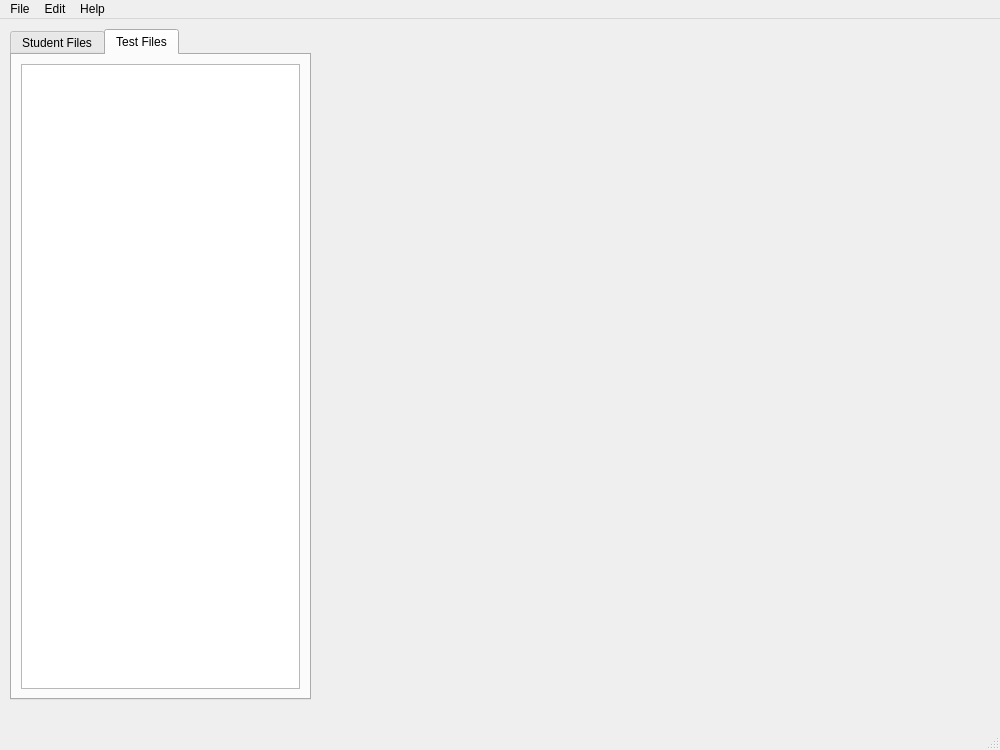
<?xml version="1.0" encoding="UTF-8"?>
<ui version="4.0">
 <class>MainWindow</class>
 <widget class="QMainWindow" name="MainWindow">
  <property name="geometry">
   <rect>
    <x>0</x>
    <y>0</y>
    <width>1000</width>
    <height>750</height>
   </rect>
  </property>
  <property name="sizePolicy">
   <sizepolicy hsizetype="Minimum" vsizetype="Minimum">
    <horstretch>0</horstretch>
    <verstretch>0</verstretch>
   </sizepolicy>
  </property>
  <property name="minimumSize">
   <size>
    <width>1000</width>
    <height>750</height>
   </size>
  </property>
  <property name="maximumSize">
   <size>
    <width>1400</width>
    <height>960</height>
   </size>
  </property>
  <property name="windowTitle">
   <string>AP AT Assistant</string>
  </property>
  <property name="windowIcon">
   <iconset>
    <normaloff>Icon_1.jpg</normaloff>Icon_1.jpg</iconset>
  </property>
  <widget class="QWidget" name="centralwidget">
   <widget class="QTabWidget" name="treeView_tabWidget">
    <property name="geometry">
     <rect>
      <x>10</x>
      <y>10</y>
      <width>301</width>
      <height>671</height>
     </rect>
    </property>
    <property name="currentIndex">
     <number>1</number>
    </property>
    <widget class="QWidget" name="student_tree_tab">
     <attribute name="title">
      <string>Student Files</string>
     </attribute>
     <layout class="QHBoxLayout" name="horizontalLayout">
      <item>
       <widget class="QTreeView" name="studentsFiles_treeView"/>
      </item>
     </layout>
    </widget>
    <widget class="QWidget" name="test_tree_tab">
     <attribute name="title">
      <string>Test Files</string>
     </attribute>
     <layout class="QHBoxLayout" name="horizontalLayout_2">
      <item>
       <widget class="QTreeView" name="testFiles_treeView"/>
      </item>
     </layout>
    </widget>
   </widget>
  </widget>
  <widget class="QMenuBar" name="menubar">
   <property name="geometry">
    <rect>
     <x>0</x>
     <y>0</y>
     <width>1000</width>
     <height>31</height>
    </rect>
   </property>
   <widget class="QMenu" name="menuFile">
    <property name="title">
     <string>File</string>
    </property>
    <addaction name="action_open_students_file"/>
    <addaction name="action_open_test_file"/>
   </widget>
   <widget class="QMenu" name="menuEdit">
    <property name="title">
     <string>Edit</string>
    </property>
    <addaction name="action_setting"/>
    <addaction name="action_preference"/>
   </widget>
   <widget class="QMenu" name="menuhelp">
    <property name="title">
     <string>Help</string>
    </property>
    <addaction name="action_user_guide"/>
    <addaction name="action_about"/>
   </widget>
   <addaction name="menuFile"/>
   <addaction name="menuEdit"/>
   <addaction name="menuhelp"/>
  </widget>
  <widget class="QStatusBar" name="statusbar"/>
  <action name="action_setting">
   <property name="text">
    <string>Setting</string>
   </property>
  </action>
  <action name="action_preference">
   <property name="text">
    <string>Preference</string>
   </property>
  </action>
  <action name="action_open_students_file">
   <property name="text">
    <string>Open Students File</string>
   </property>
  </action>
  <action name="action_open_test_file">
   <property name="text">
    <string>Open Test File</string>
   </property>
  </action>
  <action name="action_user_guide">
   <property name="text">
    <string>User Guide</string>
   </property>
  </action>
  <action name="action_about">
   <property name="text">
    <string>About</string>
   </property>
  </action>
 </widget>
 <resources/>
 <connections/>
</ui>
